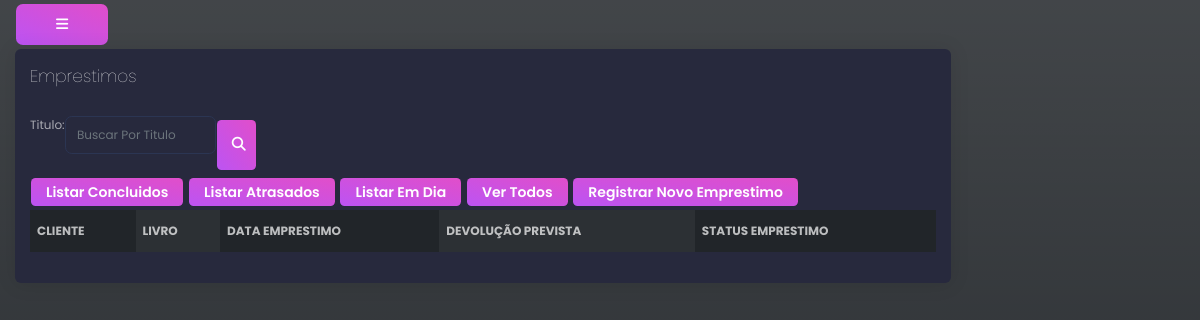
Before: /emprestimo/listar_emprestimos/emprestimos_encerrados (signed in) with the older database file.
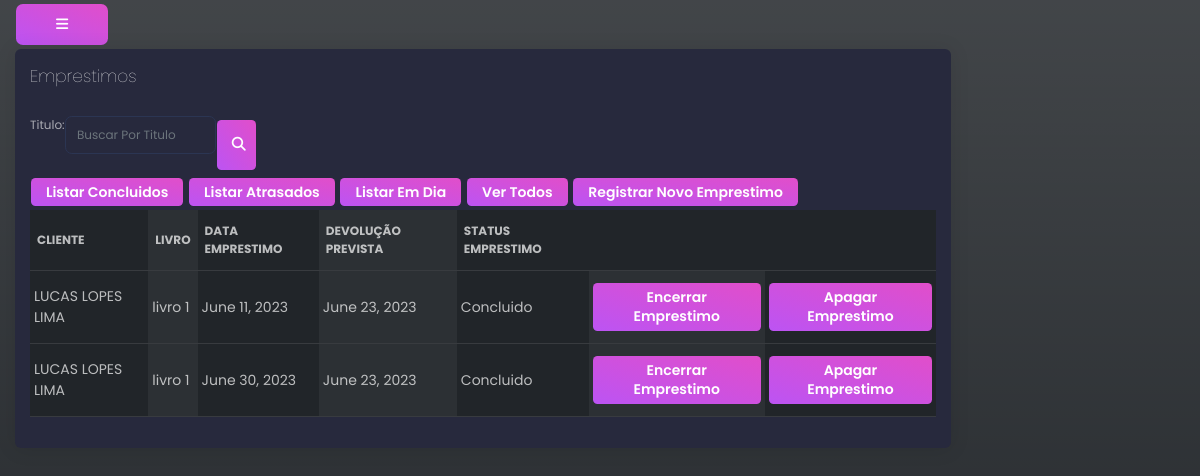
After: the same page with the newer database file.
### emprestimo/models.py (models this page shows, shortened)
class Emprestimo(models.Model):
    livro = models.ForeignKey(livro, on_delete=models.CASCADE)
    cliente = models.ForeignKey(Cliente, on_delete=models.CASCADE)
    data_emprestimo = models.DateField()
    data_devolucao = models.DateField()
    status_emprestimo = models.IntegerField(default=Status_emprestimo.EM_DIA ,choices=Status_emprestimo.choices)

### clientes/models.py (models this page shows)
class Cliente(models.Model):
    nome = models.CharField(max_length=100)
    email = models.EmailField(unique=True)
    data_nascimento = models.DateField()
    endereco = models.CharField(max_length=200)
    telefone = models.CharField(max_length=30,default=9999-9999)
    pode_fazer_emprestimo = models.BooleanField(default=False)
    def __str__(self):
        return self.nome

### livro/models.py (models this page shows)
class livro(models.Model):
    titulo = models.CharField(max_length=30)
    autor = models.CharField(max_length=30)
    descricao = models.CharField(max_length=200)
    isbn = models.CharField(max_length=31)
    esta_disponivel = models.BooleanField(default=True)
    def __str__(self):
        return self.titulo

### emprestimo/views.py (the view)
# urls.py: path('listar_emprestimos/<str:filtro>', views.listar_emprestimos,name='listar_emprestimos'),
@login_required(login_url="login")
def listar_emprestimos(request,filtro="titulo_pesquisa"):
    emprestimos = None
    if filtro == "emprestimos_encerrados":
        emprestimos = Emprestimo.objects.filter(status_emprestimo=3)
    elif filtro == "emprestimos_atrasados":
        emprestimos = Emprestimo.objects.filter(status_emprestimo=2)
    elif filtro == "emprestimos_em_dia":
        emprestimos = Emprestimo.objects.filter(status_emprestimo=1)
    elif filtro == "todos_os_emprestimos":
        emprestimos = Emprestimo.objects.all()
    elif filtro != "titulo_pesquisa" :
        emprestimos = Emprestimo.objects.filter(livro__titulo=filtro)
    return render(request,'listar_emprestimos.html',{'emprestimos':emprestimos, 'conteudo_pesquisa_form':BuscarLivroForm})

### emprestimo/templates/listar_emprestimos.html (shortened to what this page needs)
{% extends 'base.html' %}
{% block content %}
<div class="card largura_card">
  <div class="card-header">
    <h4 class="card-title">Emprestimos</h4>
  </div>
  <div class="card-body">
    <form method="POST" action="{% url 'emprestimo:pesquisar_emprestimo' %}" class="w-25 d-flex flex-row">
      {% csrf_token %} {{ conteudo_pesquisa_form }}
      <button type="submit" class="btn btn-fill btn-primary btn-sm">
        <i class="fa-sharp fa-solid fa-magnifying-glass"></i>
      </button>
    </form>
    <td class="px-1"><a class="btn btn-primary btn-sm" href="{% url 'emprestimo:listar_emprestimos' 'emprestimos_encerrados' %}">Listar Concluidos</a></td>
    <td class="px-1"><a class="btn btn-primary btn-sm" href="{% url 'emprestimo:listar_emprestimos' 'emprestimos_atrasados' %}">Listar Atrasados</a></td>
    <td class="px-1"><a class="btn btn-primary btn-sm" href="{% url 'emprestimo:listar_emprestimos' 'emprestimos_em_dia ' %}">Listar Em Dia</a></td>
    <td class="px-1"><a class="btn btn-primary btn-sm" href="{% url 'emprestimo:listar_emprestimos' 'todos_os_emprestimos' %}">Ver Todos</a></td>
    <td class="px-1"><a href="{% url 'emprestimo:registrar_novo_emprestimo' %}" class="btn btn-primary btn-sm">Registrar Novo Emprestimo</a></td>
    <table class="table table-dark table-striped-columns">
      <thead>
        <tr>
          <th scope="col">Cliente</th>
          <th scope="col">Livro</th>
          <th scope="col">Data Emprestimo</th>
          <th scope="col">Devolução Prevista</th>
          <th scope="col">Status Emprestimo</th>
        </tr>
      </thead>
      <tbody>
        {% for emprestimo in emprestimos %}
            <tr>
                <td class="px-1">{{ emprestimo.cliente }}</td>
                <td class="px-1">{{ emprestimo.livro }}</td>
                <td class="px-1">{{ emprestimo.data_emprestimo }}</td>
                <td class="px-1">{{ emprestimo.data_devolucao }}</td>
                <td class="px-1">{{ emprestimo.get_status_emprestimo_display }}</td>
                <td class="px-1"><a class="btn btn-primary btn-sm" onclick="return confirm('Confirmar Devolução?')" href="{% url 'emprestimo:encerrar_emprestimo' emprestimo.id %}">Encerrar Emprestimo</a></td>
                <td class="px-1"><a class="btn btn-primary btn-sm" onclick="return confirm('Deseja realmente Deletar?')" href="{% url 'emprestimo:deletar_emprestimo' emprestimo.id %}">Apagar Emprestimo</a></td>
            </tr>
        {% endfor %}
      </tbody>
    </table>
  </div>
</div>
{% endblock content %} {% block javascripts %}{% endblock javascripts %}

Changed rows visible on the page:
now on this page (row edited): Emprestimo: cliente "LUCAS LOPES LIMA", livro "livro 1", data_emprestimo "June 11, 2023", data_devolucao "June 23, 2023", status_emprestimo "Concluido"
added Emprestimo: cliente "LUCAS LOPES LIMA", livro "livro 1", data_emprestimo "June 30, 2023", data_devolucao "June 23, 2023", status_emprestimo "Concluido"
